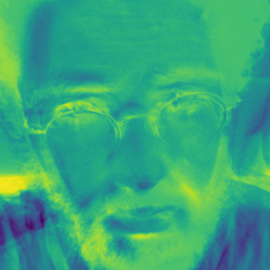
#> input picture eigenfaces/img0.png, 270 x 270 px, given in place of the camera
$ python trainer.py   (older library calls are emulated)
#> lines starting #> are read from the running program, lines starting #| are printed output that depends on the picture
#> the answer given: y
### get_face.py
import cv2
import os
import numpy as np
import matplotlib.pyplot as plt
import matplotlib.image as mpimg

#-------------------------------------------------------------------

class	get_img:
	# [8 lines left out: function save_img, not called in this run]

	def		process(self):
		name = str(input("Name: "))
#> the answer given: eigenfaces/img0.png
		face_cascade2=cv2.CascadeClassifier("./haarcascade/haarcascade_frontalface_alt2.xml")
		cap=cv2.VideoCapture(0)
		nb=1
		while (1):
			ret, frame=cap.read()
#> frame is the input picture: shape (270, 270, 3); mean B, G, R 123.2, 167, 53.2
			gray=cv2.cvtColor(frame, cv2.COLOR_BGR2GRAY)
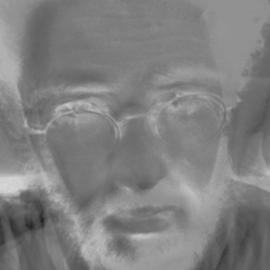
#> gray: shape (270, 270); min 30, max 215, mean 128
			face=face_cascade2.detectMultiScale(gray, scaleFactor=1.2, minNeighbors=3)
#> face = ()
			for x, y, w, h in face:
				cv2.rectangle(frame, (x, y), (x+w, y+h), (255, 0, 0), 2)
				cv2.putText(frame, "face: {:d}".format(nb), (x, y+h+20), cv2.FONT_HERSHEY_PLAIN, 1, (255, 0, 0), 2)
				self.save_img(x, y, w, h, frame, nb, name)
				nb=nb+1
#> this loop made 0 passes
#> after the loop, nb = 1
			if cv2.waitKey(1)&0xFF==ord('q'):
#> (key q is pressed here)
				break
			cv2.imshow('get_img', frame)
		cap.release()
		cv2.destroyAllWindows()

#-------------------------------------------------------------------

# [3 lines that do not run on import are left out]

### trainer.py
import numpy as np
#import common as c
import pickle
import cv2
import os

from get_face import get_img

#----------------------------------------------------------------

class 	Trainer:
	def 	get_file(label, cur_id, x_train, y_train, dir_face):
#> called with cur_id = 0, dir_face = 'witness_img/'
		for root, dirs, files in os.walk(dir_face):
			if len(files):
				name = root.split("/")[-1]
				for img in files:
					if img.endswith("png"):
						path = os.path.join(root, img)
						if not name in label:
							label[name] = cur_id
							cur_id += 1
						y = label[name]
						x = cv2.imread(path, cv2.IMREAD_GRAYSCALE)
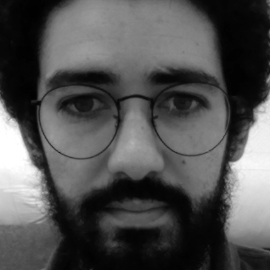
#> input picture witness_img/img 2.png, 270 x 270 px
#> x is the input picture: shape (270, 270); min 0, max 255, mean 81.3
#						x = cv2.resize(cv2.imread(path, cv2.IMREAD_GRAYSCALE), (c.min_size, c.min_size))
#						fm = cv2.Laplacian(x, cv2.CV_64F).var()
#						if fm > 250:
						x_train.append(x)
						y_train.append(y)

	def 	process(self):
		temp = str(input("New dataBase ? (y/n) "))
		if (temp == 'y'):
			data = get_img
			data.process(data)
		dir_face = "witness_img/"
		cur_id = 0
		label = {}
		x_train = []
		y_train = []
		self.get_file(label, cur_id, x_train, y_train, dir_face)
		with open("files/Id_Base", "wb") as f:
			pickle.dump(label, f)
		x_train = np.array(x_train)
		y_train = np.array(y_train)
		recognizer = cv2.face.LBPHFaceRecognizer_create()
		recognizer.train(x_train, y_train)
		recognizer.save("files/Id_base.yml")
		print("Train [OK]")


#----------------------------------------------------------------

if __name__ == "__main__":
	train = Trainer
	train.process(train)
